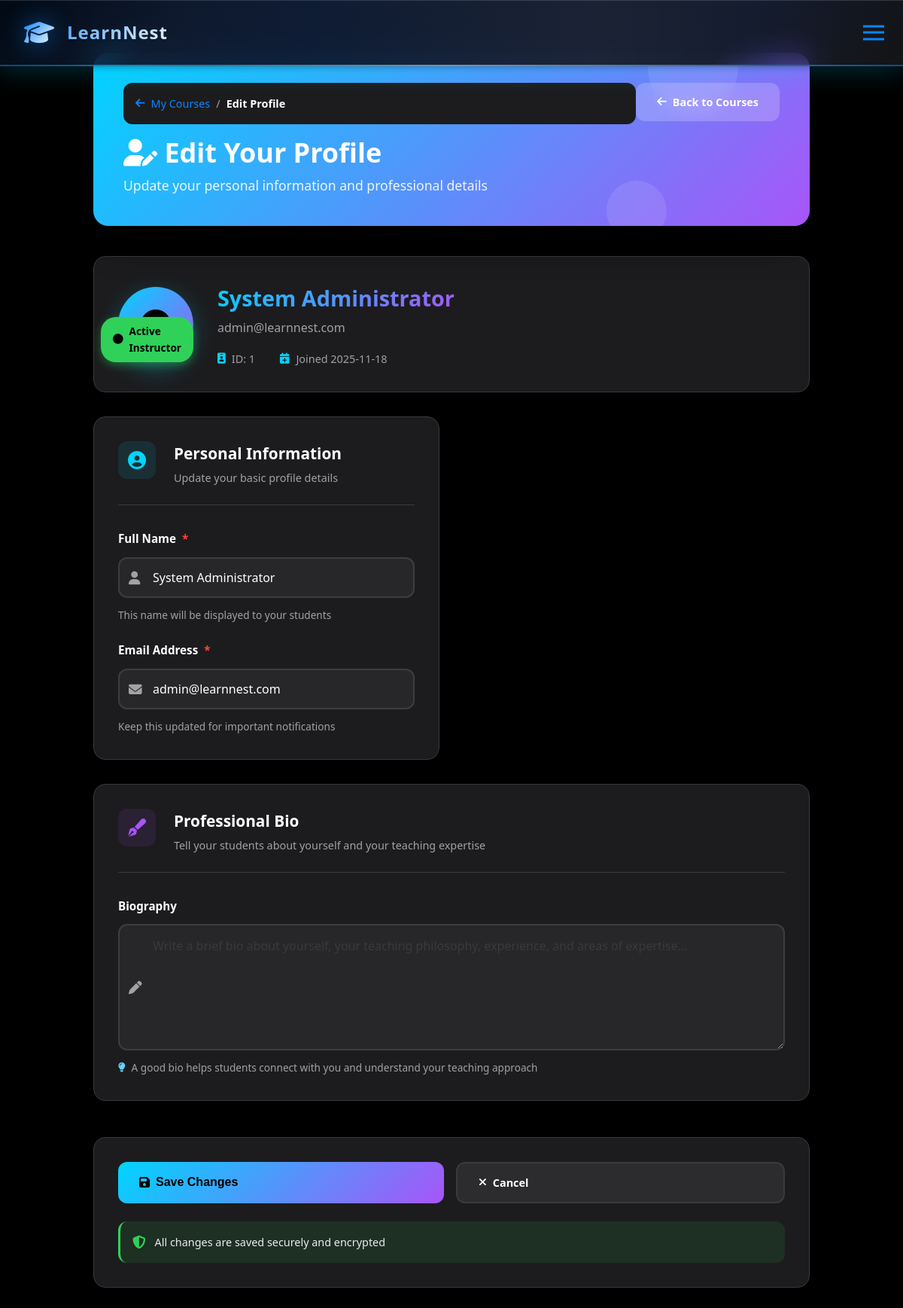
/instructor/edit-profile (signed in), run on the app's committed database.
### tables this page shows
CREATE TABLE users (
                id INTEGER PRIMARY KEY AUTOINCREMENT,
                username TEXT UNIQUE NOT NULL,
                email TEXT UNIQUE NOT NULL,
                password_hash TEXT NOT NULL,
                role TEXT NOT NULL DEFAULT 'student',
                full_name TEXT NOT NULL,
                bio TEXT,
                profile_image TEXT,
                instructor_approval_status TEXT DEFAULT 'approved',
                approved_by INTEGER,
                approved_at TIMESTAMP,
                created_at TIMESTAMP DEFAULT CURRENT_TIMESTAMP,
                last_login TIMESTAMP,
                is_active BOOLEAN DEFAULT 1, instructor_screenshot TEXT, profile_picture TEXT,
                FOREIGN KEY (approved_by) REFERENCES users (id)
            );

### app.py (the view, shortened to what this page needs)
@app.route('/instructor/edit-profile', methods=['GET', 'POST'])
@instructor_required
def edit_instructor_profile():
    with db_lock:
        conn = get_db_connection()
        conn.close()
    return render_template('instructor/edit_profile.html', user=current_user)

### app.py (called while the page is built, shortened)
@app.context_processor
def inject_csrf_token():
    if 'csrf_token' not in session:
        session['csrf_token'] = secrets.token_urlsafe(32)
    return dict(csrf_token=session['csrf_token'])

def get_db_connection():
    conn = sqlite3.connect(DATABASE, timeout=30)
    conn.execute('PRAGMA journal_mode=WAL;')
    conn.execute('PRAGMA synchronous=NORMAL;')
    conn.execute('PRAGMA cache_size=10000;')
    conn.execute('PRAGMA temp_store=MEMORY;')
    conn.row_factory = sqlite3.Row
    return conn

@login_manager.user_loader
def load_user(user_id):
    try:
        with db_lock:
            conn = get_db_connection()
            user = conn.execute(
                'SELECT * FROM users WHERE id = ? AND is_active = 1', (user_id,)
            ).fetchone()
            conn.close()
        if user:
            profile_pic = user['profile_picture'] if 'profile_picture' in user.keys() else None
            return User(user['id'], user['username'], user['email'], user['role'],
                       user['full_name'], user['created_at'], user['is_active'],
                       user['instructor_approval_status'] if user['instructor_approval_status'] else 'approved',
                       user['approved_by'],
                       user['approved_at'],
                       profile_pic)
    except sqlite3.OperationalError:
        pass
    return None

def instructor_required(f):
    @wraps(f)
    def decorated_function(*args, **kwargs):
        if not current_user.is_authenticated:
            flash('Access denied. Please log in.', 'error')
            return redirect(url_for('login'))
        if current_user.is_admin():
            return f(*args, **kwargs)
    return decorated_function

    def is_admin(self):
        return self.role == 'admin'

    def is_instructor(self):
        return self.role == 'instructor'

    def is_student(self):
        return self.role == 'student'

### templates/instructor/edit_profile.html (shortened to what this page needs)
{% extends "base.html" %}
{% block content %}
<div class="page-container">
    <div class="page-hero">
        <div class="hero-content">
            <div class="hero-text">
                <div class="breadcrumb">
                    <a href="{{ url_for('instructor_courses') }}" class="breadcrumb-link">
                        <i class="fas fa-arrow-left"></i>
                        My Courses
                    </a>
                    <span class="breadcrumb-separator">/</span>
                    <span class="breadcrumb-current">Edit Profile</span>
                </div>
                <h1><i class="fas fa-user-edit"></i> Edit Your Profile</h1>
                <p>Update your personal information and professional details</p>
            </div>
            <div class="hero-actions">
                <a href="{{ url_for('instructor_courses') }}" class="btn btn-ghost">
                    <i class="fas fa-arrow-left"></i>
                    Back to Courses
                </a>
            </div>
        </div>
        <div class="hero-background">
            <div class="floating-shape shape-1"></div>
            <div class="floating-shape shape-2"></div>
        </div>
    </div>
    <div class="form-container-enhanced">
        <form method="POST" class="profile-form-enhanced">
            <div class="profile-identity-card">
                <div class="profile-avatar-container">
                    <div class="profile-avatar">
                    </div>
                    <div class="profile-status">
                        <span class="status-badge active">
                            <i class="fas fa-circle"></i>
                            Active Instructor
                        </span>
                    </div>
                </div>
                <div class="profile-header-info">
                    <h2>{{ user.full_name }}</h2>
                    <p class="profile-email">{{ user.email }}</p>
                    <div class="profile-meta">
                        <span>
                            <i class="fas fa-id-badge"></i>
                            ID: {{ user.id }}
                        </span>
                        <span>
                            <i class="fas fa-calendar-plus"></i>
                            Joined {{ user.created_at[:10] if user.created_at else 'N/A' }}
                        </span>
                    </div>
                </div>
            </div>
            <div class="form-sections-grid">
                <div class="form-section-card">
                    <div class="section-header">
                        <div class="section-icon primary">
                            <i class="fas fa-user-circle"></i>
                        </div>
                        <div class="section-title">
                            <h3>Personal Information</h3>
                            <p>Update your basic profile details</p>
                        </div>
                    </div>
                    <div class="form-fields">
                        <div class="form-field">
                            <label for="full_name" class="field-label">
                                <span>Full Name</span>
                                <span class="required">*</span>
                            </label>
                            <div class="field-input">
                                <input type="text"
                                       id="full_name"
                                       name="full_name"
                                       required
                                       value="{{ user.full_name or '' }}"
                                       placeholder="Your full name"
                                       class="input-enhanced">
                                <div class="field-icon">
                                    <i class="fas fa-user"></i>
                                </div>
                            </div>
                            <div class="field-help">
                                This name will be displayed to your students
                            </div>
                        </div>
                        <div class="form-field">
                            <label for="email" class="field-label">
                                <span>Email Address</span>
                                <span class="required">*</span>
                            </label>
                            <div class="field-input">
                                <input type="email"
                                       id="email"
                                       name="email"
                                       required
                                       value="{{ user.email or '' }}"
                                       placeholder="your.email@example.com"
                                       class="input-enhanced">
                                <div class="field-icon">
                                    <i class="fas fa-envelope"></i>
                                </div>
                            </div>
                            <div class="field-help">
                                Keep this updated for important notifications
                            </div>
                        </div>
                    </div>
                </div>
                <div class="form-section-card full-width">
                    <div class="section-header">
                        <div class="section-icon accent">
                            <i class="fas fa-pen-fancy"></i>
                        </div>
                        <div class="section-title">
                            <h3>Professional Bio</h3>
                            <p>Tell your students about yourself and your teaching expertise</p>
                        </div>
                    </div>
                    <div class="form-fields">
                        <div class="form-field">
                            <label for="bio" class="field-label">Biography</label>
                            <div class="field-input">
                                <textarea id="bio"
                                          name="bio"
                                          rows="6"
                                          placeholder="Write a brief bio about yourself, your teaching philosophy, experience, and areas of expertise..."
                                          class="textarea-enhanced bio-textarea">{{ user.bio or '' }}</textarea>
                                <div class="field-icon textarea-icon">
                                    <i class="fas fa-pen"></i>
                                </div>
                            </div>
                            <div class="field-help">
                                <i class="fas fa-lightbulb"></i>
                                A good bio helps students connect with you and understand your teaching approach
                            </div>
                        </div>
                    </div>
                </div>
            </div>
            <div class="form-actions-enhanced">
                <div class="actions-content">
                    <div class="action-buttons">
                        <button type="submit" class="btn btn-primary btn-save">
                            <i class="fas fa-save"></i>
                            <span>Save Changes</span>
                        </button>
                        <a href="{{ url_for('instructor_courses') }}" class="btn btn-secondary">
                            <i class="fas fa-times"></i>
                            Cancel
                        </a>
                    </div>
                    <div class="action-help">
                        <i class="fas fa-shield-alt"></i>
                        All changes are saved securely and encrypted
                    </div>
                </div>
            </div>
        </form>
    </div>
</div>
{% endblock %}

### templates/base.html (style rules this page uses)
:root { --black: #000000; --gray-50: #0D0D0D; --gray-100: #1C1C1E; --gray-200: #2C2C2E; --gray-300: #3A3A3C; --gray-400: #48484A; --gray-500: #636366; --gray-600: #8E8E93; --gray-700: #9999A5; --gray-800: #AEAEB2; --gray-900: #C7C7CC; --white: #ffffff; --primary: #0A84FF; --primary-dark: #006EDC; --success: #0A84FF; --warning: #FF9F0A; --info: #64D2FF; --danger: #FF453A; --accent: #BF5AF2; --text-primary: #FFFFFF; --text-secondary: #9999A5; --text-light: #56565E; --text-disabled: #3A3A3E; --background: var(--black); --card-bg: var(--gray-100); --card-hover: var(--gray-200); --border: var(--gray-300); --border-light: var(--gray-400); --shadow-sm: 0 2px 8px rgba(0, 0, 0, 0.4); --shadow: 0 2px 12px rgba(0, 0, 0, 0.5); --shadow-md: 0 4px 16px rgba(0, 0, 0, 0.6); --shadow-lg: 0 4px 20px rgba(0, 0, 0, 0.6); --shadow-xl: 0 8px 32px rgba(0, 0, 0, 0.7); --gradient-primary: linear-gradient(135deg, var(--primary) 0%, var(--primary-dark) 100%); --gradient-success: linear-gradient(135deg, var(--success) 0%, #28CD4B 100%); --gradient-warning: linear-gradient(135deg, var(--warning) 0%, #FF8800 100%); --gradient-accent: linear-gradient(135deg, var(--accent) 0%, #A646E8 100%); --gradient-bg: linear-gradient(135deg, var(--black) 0%, var(--gray-50) 100%); --radius-sm: 0.5rem; --radius: 0.75rem; --radius-md: 1rem; --radius-lg: 1.25rem; --radius-xl: 1.5rem; }
* { margin: 0; padding: 0; box-sizing: border-box; }
body { font-family: system-ui, -apple-system, sans-serif; background: linear-gradient(135deg, var(--black) 0%, var(--gray-100) 100%); min-height: 100vh; line-height: 1.6; color: var(--text-primary); margin: 0; padding-top: 70px; }
.btn { display: inline-flex; align-items: center; gap: 0.5rem; padding: 0.75rem 1.5rem; border: none; border-radius: var(--radius); font-weight: 600; text-decoration: none; cursor: pointer; transition: all 0.2s; font-size: 0.9rem; color: var(--white); }
.btn-primary { background: var(--gradient-primary); color: white; }
.btn-secondary { background: var(--gray-200); color: var(--text-primary); border: 1px solid var(--border); }
.page-container { max-width: 1400px; margin: 0 auto; padding: 2rem; }
@media (max-width: 1200px) { .container, .page-container { padding: 1rem; } }
.breadcrumb { display: flex; gap: 0.5rem; padding: 1rem; background: var(--card-bg); border-radius: var(--radius); margin-bottom: 1rem; }
.breadcrumb a { color: var(--primary); text-decoration: none; }
.breadcrumb-separator { color: var(--text-light); }
body, .navbar, .card, .stat-card, .btn, .form-group input, .form-group select, .form-group textarea { transition: background-color 0.3s ease, color 0.3s ease, border-color 0.3s ease; }

### data on the page
users: full_name "System Administrator", email "admin@learnnest.com", created_at "2025-11-18"

### other printed values
{{ user.id }} "1"
